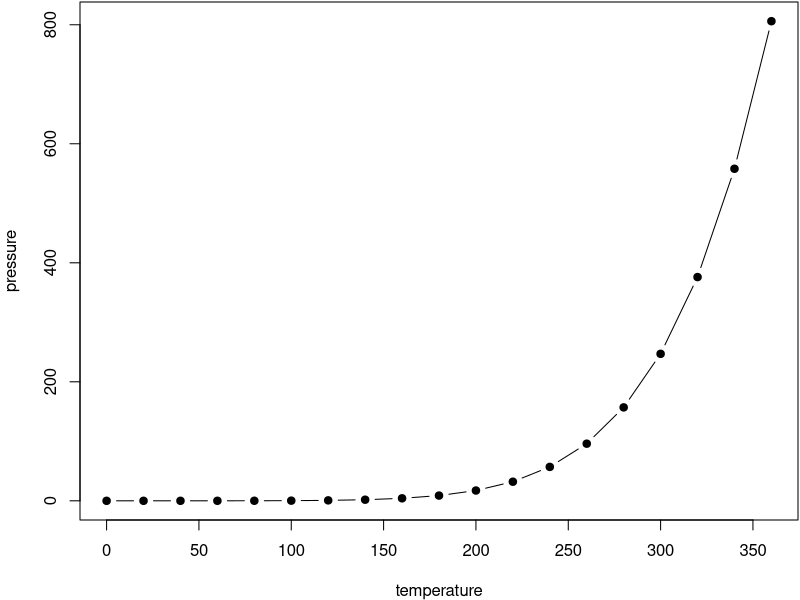
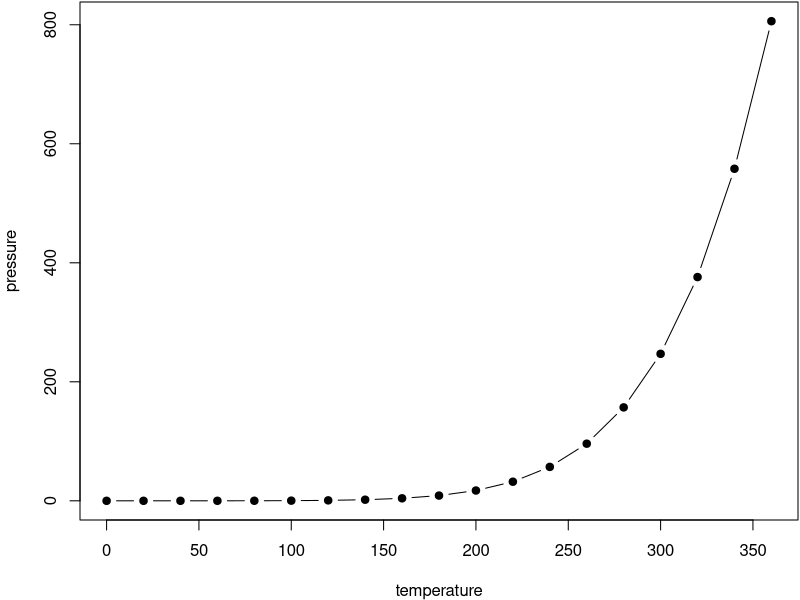

These charts were generated, in order, by the following R code:
## ---- chunk 1
par(mar = c(4, 4, 0.1, 0.1))
plot(pressure, pch = 19, type = "b")
## ---- chunk 2
par(mar = c(4, 4, 0.1, 0.1))
plot(pressure, pch = 19, type = "b")
## ---- chunk 3
#install.packages('broom')
library(broom)
fit <- lm(Sepal.Width ~ Petal.Length + Petal.Width, iris)
tidy(fit)
